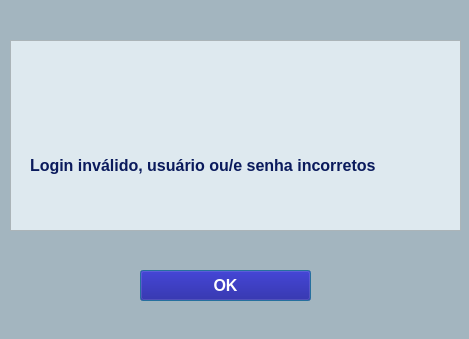
<?xml version="1.0" encoding="UTF-8"?>
<ui version="4.0">
 <class>Dialog_failure</class>
 <widget class="QDialog" name="Dialog_failure">
  <property name="geometry">
   <rect>
    <x>0</x>
    <y>0</y>
    <width>469</width>
    <height>339</height>
   </rect>
  </property>
  <property name="font">
   <font>
    <family>Segoe UI</family>
    <pointsize>12</pointsize>
    <italic>false</italic>
    <bold>true</bold>
   </font>
  </property>
  <property name="windowTitle">
   <string>Falha no Login</string>
  </property>
  <property name="windowIcon">
   <iconset resource="rsc_file.qrc">
    <normaloff>:/Ariel/img/Ariel/Icon.png</normaloff>:/Ariel/img/Ariel/Icon.png</iconset>
  </property>
  <property name="styleSheet">
   <string notr="true">
font: 700 12pt &quot;Segoe UI&quot;;
background-color: rgb(163,181,191);
</string>
  </property>
  <widget class="QPushButton" name="btn_ok">
   <property name="geometry">
    <rect>
     <x>140</x>
     <y>270</y>
     <width>171</width>
     <height>31</height>
    </rect>
   </property>
   <property name="styleSheet">
    <string notr="true">background-color: rgb(16,6,144);
color: rgb(255, 255, 255);
font: 700 14pt &quot;Segoe UI&quot;;</string>
   </property>
   <property name="text">
    <string>OK</string>
   </property>
  </widget>
  <widget class="QFrame" name="frame">
   <property name="geometry">
    <rect>
     <x>10</x>
     <y>40</y>
     <width>451</width>
     <height>191</height>
    </rect>
   </property>
   <property name="styleSheet">
    <string notr="true">background-color: rgb(222,233,239);</string>
   </property>
   <property name="frameShape">
    <enum>QFrame::StyledPanel</enum>
   </property>
   <property name="frameShadow">
    <enum>QFrame::Raised</enum>
   </property>
   <widget class="QLabel" name="label">
    <property name="geometry">
     <rect>
      <x>170</x>
      <y>10</y>
      <width>111</width>
      <height>91</height>
     </rect>
    </property>
    <property name="text">
     <string/>
    </property>
    <property name="pixmap">
     <pixmap resource="rsc_file.qrc">:/icon/img/icon/failure_icon.png</pixmap>
    </property>
    <property name="scaledContents">
     <bool>true</bool>
    </property>
   </widget>
   <widget class="QLabel" name="lb_msg">
    <property name="geometry">
     <rect>
      <x>20</x>
      <y>110</y>
      <width>411</width>
      <height>31</height>
     </rect>
    </property>
    <property name="font">
     <font>
      <family>Segoe UI</family>
      <pointsize>12</pointsize>
      <italic>false</italic>
      <bold>true</bold>
     </font>
    </property>
    <property name="styleSheet">
     <string notr="true">color: rgb(10,26,92);
font: 700 12pt &quot;Segoe UI&quot;;</string>
    </property>
    <property name="text">
     <string>Login inválido, usuário ou/e senha incorretos</string>
    </property>
   </widget>
  </widget>
 </widget>
 <resources>
  <include location="rsc_file.qrc"/>
 </resources>
 <connections/>
</ui>
